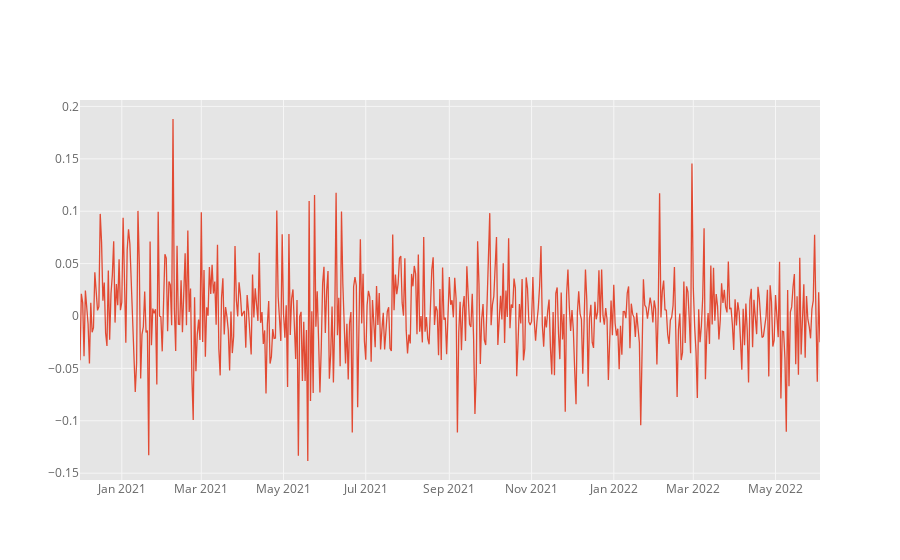

Write notebook code for a chart like this one.
### Markdown cell above
***Ahora hacemos la grafica tablas dinamicas para Bitcoin y despues con todas***

### Code cell
df_BTC[["Rendimientos"]].iplot(kind='line')

### Figure 1 — Plotly figure (JSON) as saved in the notebook; plotly's stock layout.template omitted (floating-point values rounded to 4 significant figures; data arrays with more than 128 entries replaced by an {"elided": "..."} marker saying what was removed)
{"data": [{"line": {"color": "rgba(226, 74, 51, 1.0)", "dash": "solid", "shape": "linear", "width": 1.3}, "mode": "lines", "name": "Rendimientos", "text": "", "type": "scatter", "x": {"elided": "550 str values"}, "y": {"elided": "550 float values"}}], "layout": {"legend": {"bgcolor": "#FFFFFF", "font": {"color": "#666666"}}, "paper_bgcolor": "#FFFFFF", "plot_bgcolor": "#E5E5E5", "title": {"font": {"color": "#151516"}}, "xaxis": {"gridcolor": "#F6F6F6", "showgrid": true, "tickfont": {"color": "#666666"}, "title": {"font": {"color": "#666666"}, "text": ""}, "zerolinecolor": "#F6F6F6"}, "yaxis": {"gridcolor": "#F6F6F6", "showgrid": true, "tickfont": {"color": "#666666"}, "title": {"font": {"color": "#666666"}, "text": ""}, "zerolinecolor": "#F6F6F6"}}}
